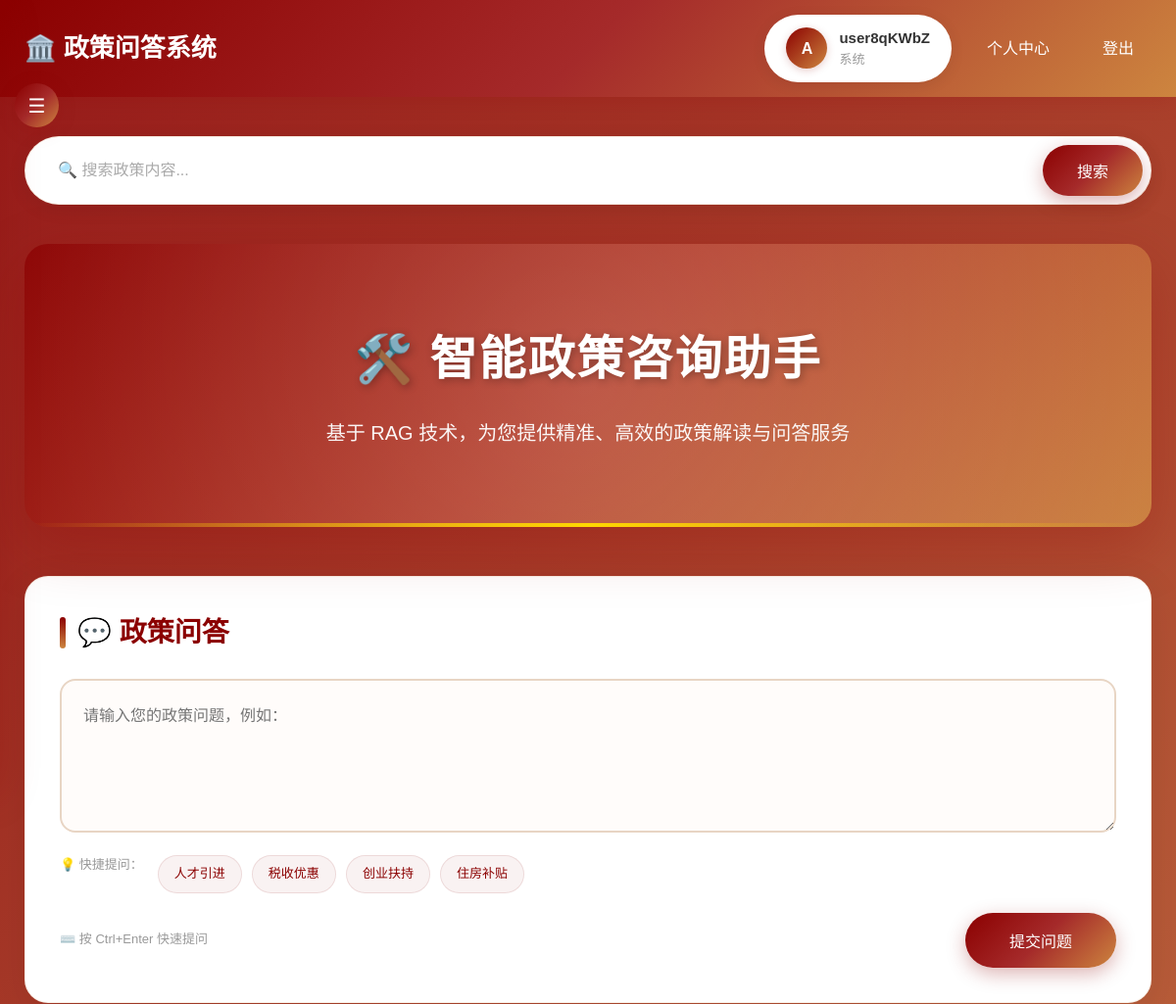
Page / (signed in, upper part) on the earlier database version.
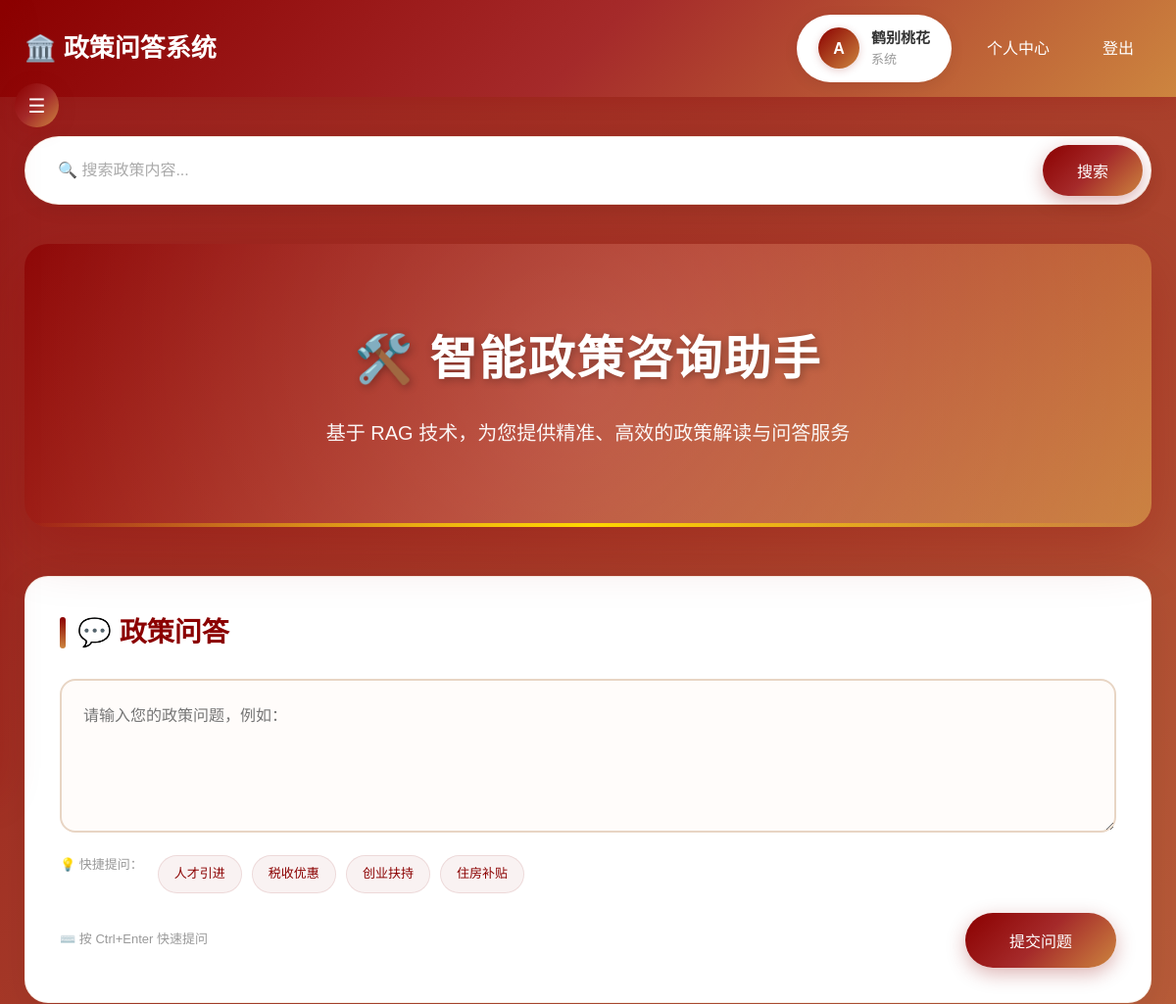
Same page on the later database version.
### tables this page shows
CREATE TABLE users (
            id INTEGER PRIMARY KEY AUTOINCREMENT,
            username TEXT NOT NULL UNIQUE,
            password TEXT NOT NULL,
            role TEXT NOT NULL DEFAULT 'user',
            nickname TEXT,
            region TEXT,
            ban_until TIMESTAMP,
            is_banned INTEGER DEFAULT 0,
            is_expert INTEGER DEFAULT 0,
            expert_application TEXT,
            created_at TIMESTAMP DEFAULT CURRENT_TIMESTAMP
        );

### app/routes.py (the view)
@app.route('/')
def index():
    user_info = None
    if is_logged_in():
        user = UserService.get_user_by_id(session['user_id'])
        user_info = {
            'username': user['username'],
            'nickname': user['nickname'],
            'role': user['role'],
            'region': user['region'],
            'is_expert': user['is_expert']
        }
    policies = PolicyService.get_all_policies()[:10]
    interpretations = ExpertService.get_approved_interpretations(limit=10)
    voices = PublicVoiceService.get_public_voices(limit=10)
    return render_template('index.html', user_info=user_info, policies=policies, interpretations=interpretations, voices=voices)

### app/models.py (called while the page is built)
def get_all_policies():
    conn = sqlite3.connect(DATABASE_PATH)
    cursor = conn.cursor()
    cursor.execute('''
        SELECT p.id, p.title, p.content, p.source, p.publish_date, p.created_at, p.topic
        FROM policies p
    ''')
    policies = cursor.fetchall()
    conn.close()
    return [{
        'id': p[0], 'title': p[1], 'content': p[2], 'source': p[3],
        'publish_date': p[4], 'created_at': p[5], 'topic': p[6]
    } for p in policies]

def get_approved_interpretations(limit=10):
    conn = sqlite3.connect(DATABASE_PATH)
    cursor = conn.cursor()
    cursor.execute('''
        SELECT ei.id, ei.user_id, ei.title, ei.content, ei.created_at, ei.approved_at, u.username, u.nickname
        FROM expert_interpretations ei
        JOIN users u ON ei.user_id = u.id
        WHERE ei.status = ?
        ORDER BY ei.approved_at DESC
        LIMIT ?
    ''', ('approved', limit))
    interpretations = cursor.fetchall()
    conn.close()
    return [{
        'id': i[0], 'user_id': i[1], 'title': i[2], 'content': i[3],
        'created_at': i[4], 'approved_at': i[5], 'username': i[6], 'nickname': i[7]
    } for i in interpretations]

### templates/index.html (shortened to what this page needs)
<!DOCTYPE html>
<html lang="zh-CN">
<head>
    <link rel="stylesheet" href="/css/main.css">
</head>
<body>
    <button class="sidebar-toggle" id="sidebarToggle" onclick="toggleSidebar()">☰</button>
    <div class="header">
        <div style="max-width: 1200px; margin: 0 auto; padding: 0 25px; display: flex; justify-content: space-between; align-items: center;">
            <a href="/" style="color: white; text-decoration: none; font-size: 26px; font-weight: 700; display: flex; align-items: center; gap: 10px;">
                🏛️ 政策问答系统
            </a>
            <div class="header-actions">
                {% if user_info %}
                    <div class="user-info-bar">
                        <div class="user-avatar">{{ user_info.username[0]|upper }}</div>
                        <div>
                            <div class="user-name">{{ user_info.nickname or user_info.username }}</div>
                            <div class="user-region">{{ user_info.region or '' }}</div>
                        </div>
                    </div>
                    <a href="/profile" style="color: white; text-decoration: none; padding: 10px 18px; border-radius: 8px; transition: background 0.2s;" onmouseover="this.style.background='rgba(255,255,255,0.1)'" onmouseout="this.style.background='transparent'">个人中心</a>
                    <a href="/logout" style="color: white; text-decoration: none; padding: 10px 18px; border-radius: 8px; transition: background 0.2s;" onmouseover="this.style.background='rgba(255,255,255,0.1)'" onmouseout="this.style.background='transparent'">登出</a>
                {% else %}
                    <a href="/login" class="login-link">登录 / 注册</a>
                {% endif %}
            </div>
        </div>
    </div>
    <div class="main-wrapper">
        {% if user_info %}
        <div class="search-bar">
            <input type="text" class="search-input" placeholder="🔍 搜索政策内容..." onkeypress="if(event.key==='Enter') window.location.href='/search?q='+this.value">
            <button class="qa-btn" style="padding: 14px 35px;" onclick="window.location.href='/search?q='+this.previousElementSibling.value">搜索</button>
        </div>
        {% endif %}
        <div class="hero-section">
            <h1>🛠️ 智能政策咨询助手</h1>
            <p>基于 RAG 技术，为您提供精准、高效的政策解读与问答服务</p>
        </div>
        <div class="qa-card">
            <h2>💬 政策问答</h2>
            {% if user_info %}
            <textarea id="questionInput" class="qa-textarea" placeholder="请输入您的政策问题，例如："有关大连市推动经济高质量发展的政策有哪些？"" rows="4"></textarea>
            <div class="quick-tips">
                <span style="color: #999; font-size: 13px; margin-right: 5px;">💡 快捷提问：</span>
                <span class="quick-tip" onclick="setQuestion('大连市有哪些人才引进政策？')">人才引进</span>
                <span class="quick-tip" onclick="setQuestion('企业税收优惠政策有哪些？')">税收优惠</span>
                <span class="quick-tip" onclick="setQuestion('创业扶持政策有哪些？')">创业扶持</span>
                <span class="quick-tip" onclick="setQuestion('住房补贴政策是什么？')">住房补贴</span>
            </div>
            <div style="margin-top: 20px; display: flex; justify-content: space-between; align-items: center;">
                <span style="color: #999; font-size: 13px;">⌨️ 按 Ctrl+Enter 快速提问</span>
                <button id="askBtn" class="qa-btn">提交问题</button>
            </div>
            {% else %}
            <textarea class="qa-textarea" placeholder="请登录后使用政策问答功能" disabled rows="4"></textarea>
            <div style="margin-top: 20px; display: flex; justify-content: flex-end;">
                <a href="/login" class="qa-btn">登录后使用</a>
            </div>
            {% endif %}
        </div>
    </div>
</body>
</html>

Differences in the rows shown:
changed users "系统": nickname "user8qKWbZ" → "鹤别桃花"
